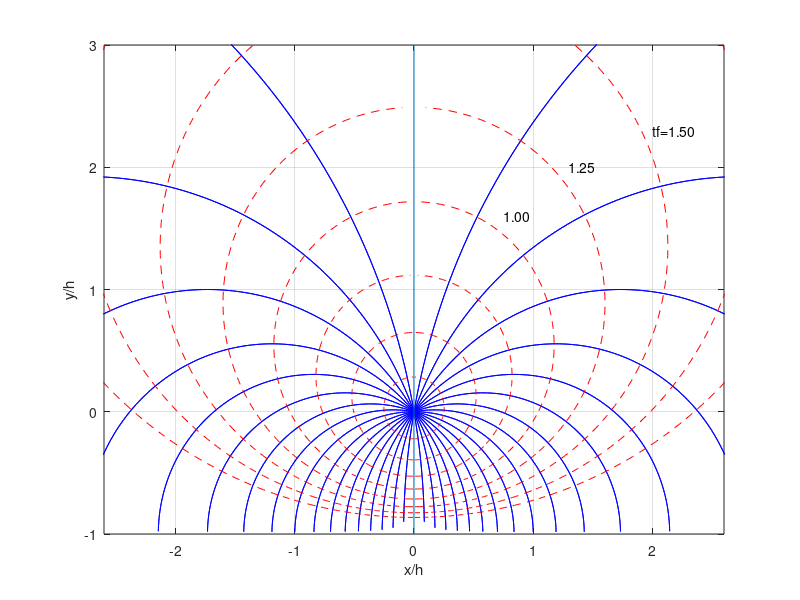

MATLAB code to generate this figure:
% Script p3_3_04.m; max range paths with V=1+y & yf specified 
% (Fermat Pb.); dual pb. is min time to (xf,yf); optimal paths
% (rays) & contours of constant final time (wavefronts);  
%                                                2/94, 3/31/02
%
% Optimal paths (rays):
c=pi/180; tho=c*[-80:10:80]; th=c*[-89:89]; N=length(th); 
x1=zeros(17,N); y1=x1; un=ones(1,N);
for j=1:17;
 x1(j,:)=(un*sin(tho(j))-sin(th))/cos(tho(j));
 y1(j,:)=(-un*cos(tho(j))+cos(th))/cos(tho(j)); end 
%
% Contours of constant tf (wavefronts);
t=.25:.25:2; tho=c*[-89:89]; x=zeros(17,N); y=x;  
for j=1:8,  
 d=exp(-t(j))*(un+sin(tho))./cos(tho); 
 th=asin((d.^2-un)./(d.^2+un));
 x(j,:)=(sin(tho)-sin(th))./cos(tho); 
 y(j,:)=(-cos(tho)+cos(th))./cos(tho);
end; 
%
figure(1); clf; for j=1:17, plot(x1(j,:),y1(j,:),'b',-x1(j,:),...
     y1(j,:),'b'); hold on; end; grid; axis([-2.6 2.6 -1 3]);  
for j=1:8; plot(x(j,:),y(j,:),'r--',-x(j,:),y(j,:),'r--'); end
plot([0 0],[-1 3]); hold off; xlabel('x/h'); ylabel('y/h')
text(2,2.3,'tf=1.50'); text(1.3,2.0,'1.25'); text(.75,1.6,'1.00')
